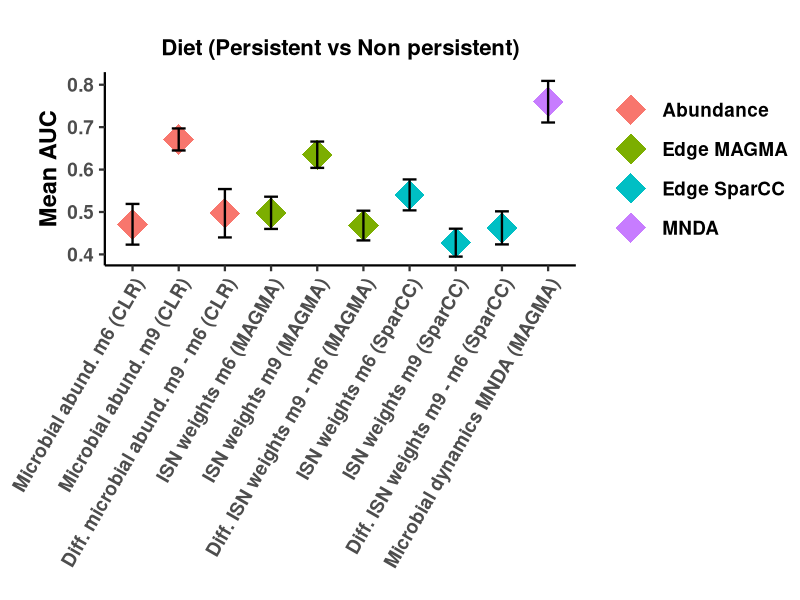
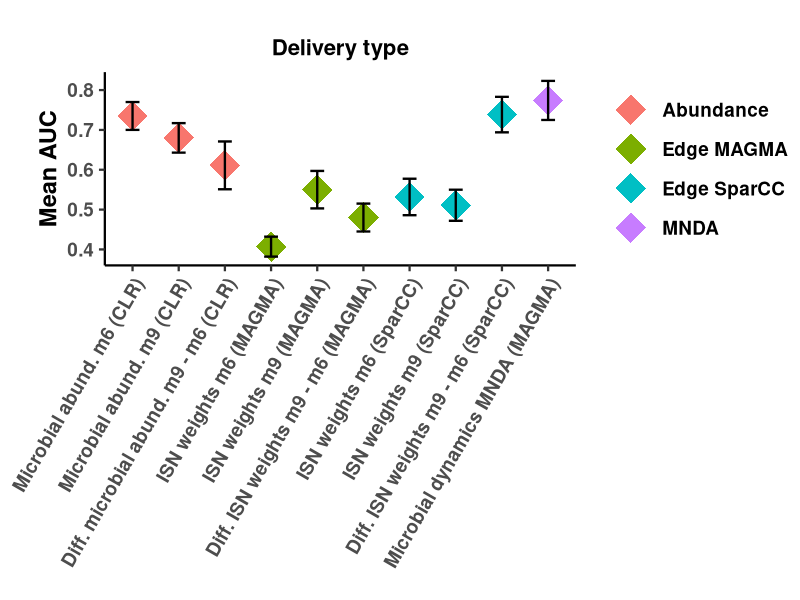
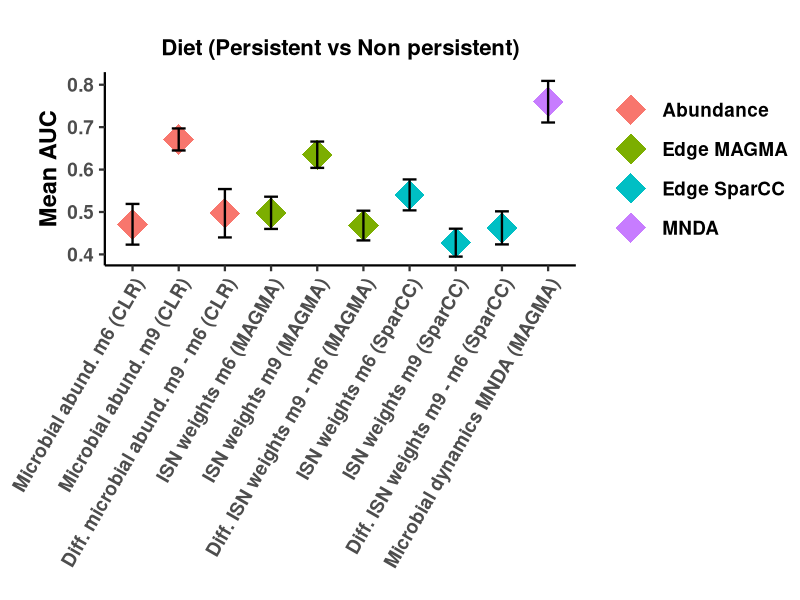
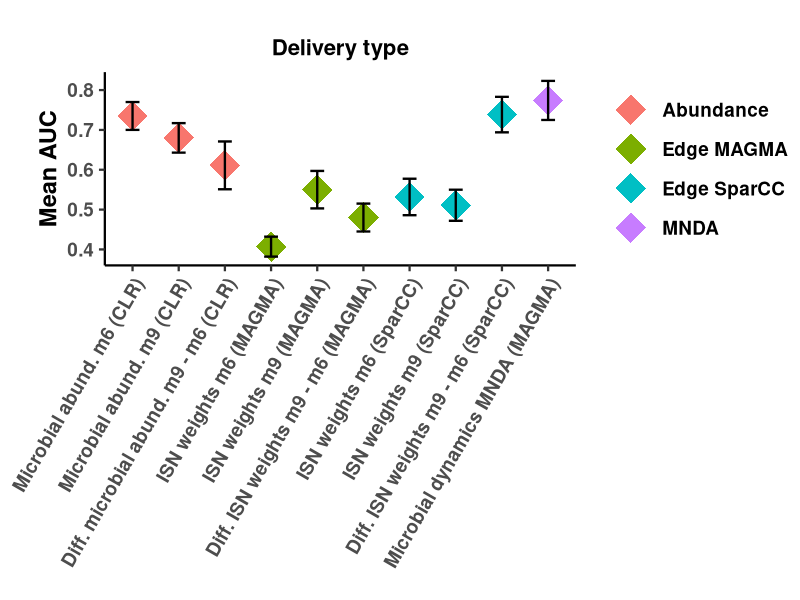

Write R code to recreate these figures, in order.
library(readxl)
library(ggplot2)

data_path   = "C:/Users/fmelo/Documents/GitHub/microbiome_dynamics/Results/Prediction/"
graph_pred_path = "C:/Users/fmelo/Documents/GitHub/microbiome_dynamics/Graphs/Prediction/"
graph_path =  "C:/Users/fmelo/Documents/GitHub/microbiome_dynamics/Graphs/Pie_chart//"


setwd(data_path)


Diet <- read_excel("Final_in_the_paper_results_prediction_plusSUPPL.xlsx", sheet = "Diet")
colnames(Diet) = c("Input", "AUC", "sd")

Input_name = c("Microbial abund. m6 (CLR)", "Microbial abund. m9 (CLR)", "Diff. microbial abund. m9 - m6 (CLR)", 
               "ISN weights m6 (MAGMA)", "ISN weights m9 (MAGMA)", "Diff. ISN weights m9 - m6 (MAGMA)",
               "ISN weights m6 (SparCC)", "ISN weights m9 (SparCC)", "Diff. ISN weights m9 - m6 (SparCC)",
               "Microbial dynamics MNDA (MAGMA)")
Diet$Input = Input_name
Delivery <- read_excel("Final_in_the_paper_results_prediction_plusSUPPL.xlsx", sheet = "Mode of Delivery")
colnames(Delivery) = c("Input", "AUC", "sd")
Delivery$Input = Input_name




Diet$Group = c("Abundance","Abundance","Abundance", "Edge MAGMA","Edge MAGMA","Edge MAGMA", 
               "Edge SparCC","Edge SparCC","Edge SparCC", "MNDA") 
Diet$Group = as.factor(Diet$Group)
level_order = c(Diet$Input)
p<-ggplot(Diet, aes(x=factor(Input, level =level_order), y=AUC)) + 
  geom_point(aes(color=Group), shape = 18, size = 10)+
  geom_errorbar(aes(ymin=AUC-sd, ymax=AUC+sd), width=.3,size = 0.8,
                position=position_dodge(0.05))+
  theme_classic(base_size = 17)+
  theme(axis.text.x = element_text(angle = 60, vjust =1, hjust=1), plot.margin = unit(c(1,0,0,1), "cm"),
        axis.text=element_text(face="bold"),
              axis.title=element_text(face="bold"), 
        ,legend.text=element_text(face="bold"), legend.title=element_blank(), 
        plot.title = element_text(size=16, face="bold",hjust = 0.5))+
  labs(y= "Mean AUC",x = "", fill = "")+
  ggtitle("Diet (Persistent vs Non persistent)")#+

p


setwd(graph_pred_path)

png("Suppl_Graph_Diet_persistent_vs_NONPERS.png", width = 300, height = 300, units='mm', res = 300)
p
dev.off()


# Mode of delivery  -------------------------------------------------------

Delivery$Group = c("Abundance","Abundance","Abundance", "Edge MAGMA","Edge MAGMA","Edge MAGMA", 
                   "Edge SparCC","Edge SparCC","Edge SparCC", "MNDA") 
Delivery$Group = as.factor(Delivery$Group)
level_order = c(Delivery$Input)
p<-ggplot(Delivery, aes(x=factor(Input, level =level_order), y=AUC)) + 
  geom_point(aes(color=Group), shape = 18, size = 10)+
  geom_errorbar(aes(ymin=AUC-sd, ymax=AUC+sd), width=.3,size = 0.8,
                position=position_dodge(0.05))+
  theme_classic(base_size = 17)+
  theme(axis.text.x = element_text(angle = 60, vjust =1, hjust=1), plot.margin = unit(c(1,0,0,1), "cm"),
        axis.text=element_text(face="bold"),
        axis.title=element_text(face="bold"), 
        ,legend.text=element_text(face="bold"), legend.title=element_blank(), 
        plot.title = element_text(size=16, face="bold",hjust = 0.5))+
  labs(y= "Mean AUC",x = "", fill = "")+
  ggtitle("Delivery type")#+


p


png("Suppl_Graph_Delivery.png", width = 300, height = 300, units='mm', res = 300)
p
dev.off()
